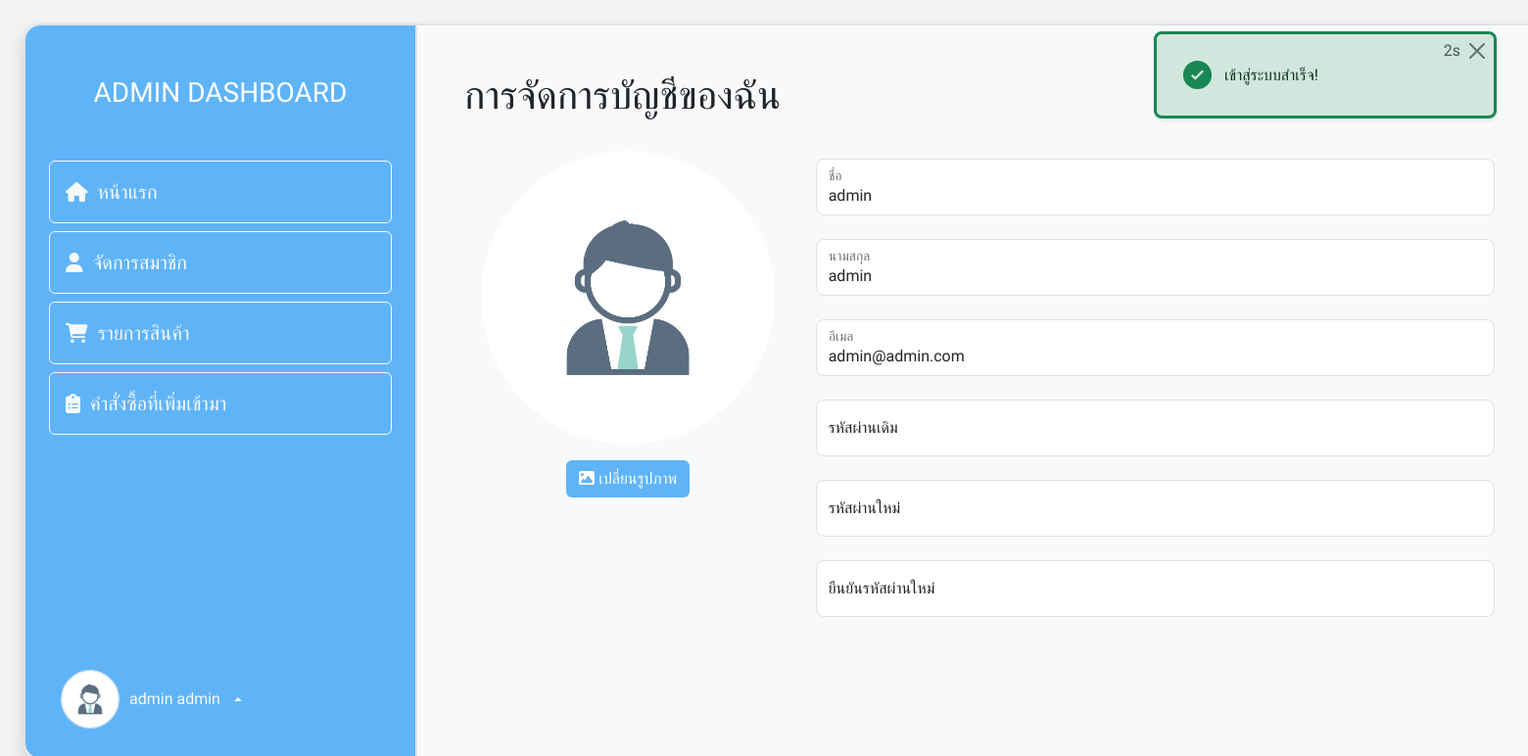
Page /admin/?page=manage-account (signed in) on the committed database.
### tables this page shows
CREATE TABLE `users` (
  `user_id` int NOT NULL,
  `firstname` varchar(150) DEFAULT NULL,
  `lastname` varchar(150) NOT NULL,
  `tel` varchar(10) DEFAULT NULL,
  `email` varchar(150) NOT NULL,
  `password` varchar(150) NOT NULL,
  `profile_image` varchar(255) NOT NULL,
  `address` varchar(255) DEFAULT NULL,
  `role` enum('user','admin') NOT NULL DEFAULT 'user',
  `created_at` timestamp NOT NULL DEFAULT CURRENT_TIMESTAMP
);

### src/admin/index.php (the view, shortened to what this page needs)
<?php
$admin_id = isset($_SESSION["user_login"]) ? header("location: ../") : (isset($_SESSION["admin_login"]) ? $_SESSION["admin_login"] : header("location: ./login-admin.php"));
if ($admin_id) {
    $row = sql("SELECT * FROM `users` WHERE `user_id` = ?", [$admin_id])->fetch(PDO::FETCH_ASSOC);
}
$linkPageAdmin = [
    [
        "thText" => "หน้าแรก",
        "engText" => "home",
        "icon" => '<i class="fa-solid fa-house"></i>'
    ],
    [
        "thText" => "จัดการสมาชิก",
        "engText" => "manage-user",
        "icon" => '<i class="fa-solid fa-user"></i>'
    ],
    [
        "thText" => "รายการสินค้า",
        "engText" => "products",
        "icon" => '<i class="fa-solid fa-cart-shopping"></i>'
    ],
    [
        "thText" => "คำสั่งซื้อที่เพิ่มเข้ามา",
        "engText" => "orders",
        "icon" => '<i class="fa-solid fa-clipboard-list"></i>'
    ],
];
?>
<!DOCTYPE html>
<html lang="en">
<head>
    <?php require_once __DIR__ . "/../lib/link.php"; ?>
</head>
<body>
    <div class="w-100 vh-100 p-4" style="min-width: 1600px;">
        <div class="bg-white rounded-4 h-100 border shadow d-flex">
            <div class="border h-100 bg-cyan text-white d-flex flex-column justify-content-between p-4" style="width: 400px;border-radius: 1rem 0rem 0rem 1rem;white-space: nowrap;">
                <div>
                    <div class="text-center mb-5 mt-4 fs-3">ADMIN DASHBOARD</div>
                    <ul class="p-0" style="list-style:none;">
                        <?php foreach ($linkPageAdmin as $index => $link) { ?>
                            <li>
                                <a href="?page=<?= $link['engText']; ?>" class="btn btn-outline-light w-100 fs-5 text-start p-3 d-flex align-items-center mb-2 <?= isset($_GET["page"]) && $_GET["page"] == $link['engText'] ? "active" : ""; ?>" style="gap:10px;"><?= $link["icon"] . " " . $link["thText"]; ?>
                                </a>
                            </li>
                        <?php } ?>
                    </ul>
                </div>
                <div class="dropup">
                    <div class="d-flex justify-content-start align-items-center btn btn-outline-light border-0 rounded-3" data-bs-toggle="dropdown">
                        <div class="dropdown-toggle d-flex align-items-center" style="gap:10px">
                            <img src="<?= pathImage($row["profile_image"]); ?>" width="60px" height="60px" class="rounded-circle border object-fit-cover">
                            <?= $row["firstname"] ?>
                            <?= $row["lastname"] ?>
                        </div>
                    </div>
                </div>
            </div>
            <div class="bg-light border rounded-4 rounded-start-0 p-5 overflow-hidden" style="white-space: wrap;width: calc(100% - 400px);">
                <?php foreach ($linkPageAdmin as $index => $link) {
                    if (isset($_GET["page"]) && $_GET["page"] == $link['engText']) {
                        require_once __DIR__ . "/components/" . $link['engText'] . ".php";
                    } elseif (isset($_GET["page"]) && $_GET["page"] == "manage-account") {
                        require_once "../components/manage_account.php";
                    }
                } ?>
            </div>
        </div>
    </div>
</body>
</html>

### src/components/manage_account.php (shortened to what this page needs)
<form action="../api/manage_user-admin.php?edit&user_id=<?= $row["user_id"] ?>" method="post" enctype="multipart/form-data" autocomplete="off">
    <div class="d-flex align-items-center justify-content-between">
        <h1>การจัดการบัญชีของฉัน</h1>
        <div>
            <button type="reset" class="btn btn-secondary fs-5">ยกเลิก</button>
            <button type="submit" name="saveChange-account" class="btn btn-cyan fs-5"><i class="fa-solid fa-floppy-disk"></i> บันทึก</button>
        </div>
    </div>
    <div class="row mt-3">
        <div class="col-4">
            <div class="d-flex flex-column align-items-center py-3 rounded-3">
                <img src="<?= pathImage($row["profile_image"]); ?>" id="profile_image_preview" width="300px" height="300px" class="rounded-circle pointer" style="object-fit:cover" onclick="document.getElementById('profile').click()">
                <div class="d-flex align-items-center mt-3" style="gap:10px">
                    <label for="profile" class="btn btn-cyan"><i class="fa-solid fa-image"></i> เปลี่ยนรูปภาพ</label>
                </div>
            </div>
        </div>
        <div class="col-8" style="position: relative;">
            <div class="form-floating mt-4">
                <input type="text" class="form-control rounded-3" name="firstname" id="firstname" placeholder="Firstname" required value="<?= $row["firstname"] ?>">
                <label for="firstname">ชื่อ</label>
            </div>
            <div class="form-floating mt-4">
                <input type="text" class="form-control rounded-3" name="lastname" id="lastname" placeholder="Lastname" required value="<?= $row["lastname"] ?>">
                <label for="lastname">นามสกุล</label>
            </div>
            <?php
            if (isset($_SESSION["user_login"])) { ?>
                <div class="form-floating mt-4">
                    <textarea class="form-control rounded-3" name="address" id="address" placeholder="address" style="min-height: 100px;" required><?= $row["address"] ?></textarea>
                    <label for="address">ที่อยู่</label>
                </div>
                <div class="form-floating mt-4">
                    <input type="number" class="form-control rounded-3" name="tel" id="tel" placeholder="0xxxxxxxx" required value="<?= $row["tel"] ?>">
                    <label for="tel">เบอร์โทรศัพท์</label>
                </div>
            <?php } else { ?>
                <div class="form-floating mt-4">
                    <input type="email" class="form-control rounded-3" name="email" id="email" placeholder="name@example.com" required value="<?= $row["email"] ?>">
                    <label for="email">อีเมล</label>
                </div>
            <?php } ?>
            <div class="form-floating mt-4">
                <input type="password" class="form-control rounded-3" name="old_password" id="old_password" placeholder="Old Password" autocomplete="new-password">
                <label for="old_password">รหัสผ่านเดิม</label>
            </div>
            <div class="form-floating mt-4">
                <input type="password" class="form-control rounded-3" name="password" id="password" placeholder="Password" value="">
                <label for="password">รหัสผ่านใหม่</label>
            </div>
            <div class="form-floating mt-4">
                <input type="password" class="form-control rounded-3" name="c_password" id="c_password" placeholder="Confirm Password">
                <label for="c_password">ยืนยันรหัสผ่านใหม่</label>
            </div>
        </div>
    </div>
</form>

### rows in the picture
users: profile_image (placeholder picture), firstname "admin", lastname "admin", email "admin@admin.com"

### other values in the picture
$link["thText"] "หน้าแรก"
$link["thText"] "จัดการสมาชิก"
$link["thText"] "รายการสินค้า"
$link["thText"] "คำสั่งซื้อที่เพิ่มเข้ามา"
